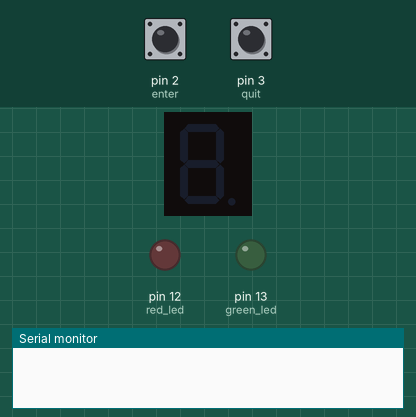
This sketch was run on a simulated Arduino Uno, built with avr-gcc and run on an emulated ATmega328P. Parts: 1-digit seven-segment display, output pins drawn as LEDs (lit = HIGH), the last lines printed to the serial monitor. Wiring (inferred from the names in the program): 1-digit 7-segment display, segments lit when HIGH: segments pin 4, pin 5, pin 6, pin 7, pin 8, pin 9, pin 10, pin 11. The test bench sets the inputs (shaded band); at power-on: pin 2 (enter) HIGH, pin 3 (quit) HIGH. The segment pins are drawn as the display they are named for; pins used as bus, display or sensor lines are not drawn.

Above: at 1.2 s.
1.3 s: pin 2 (enter) pulled LOW for 0.15 s
At 2.3 s:
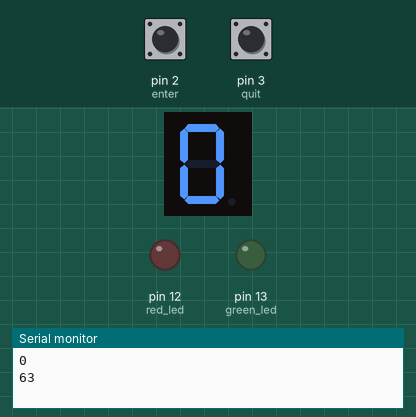
2.9 s: pin 3 (quit) pulled LOW for 0.15 s
At 3.5 s:
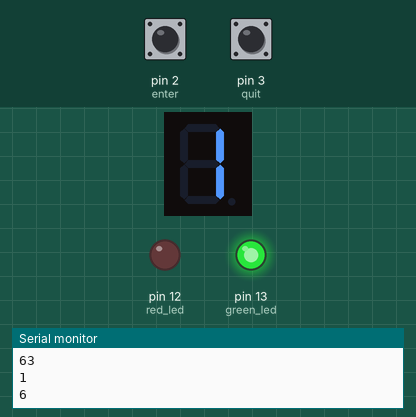
4.5 s: pin 3 (quit) pulled LOW for 1 s
At 5.9 s:
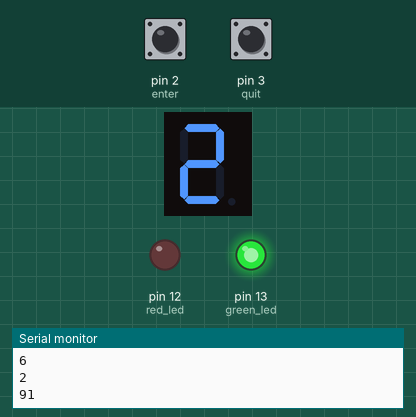
7.0 s: pin 3 (quit) pulled LOW for 0.15 s
At 7.8 s:
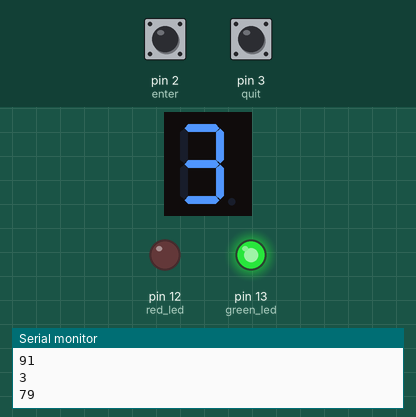
8.6 s: pin 3 (quit) pulled LOW for 3.2 s
At 9.0 s:
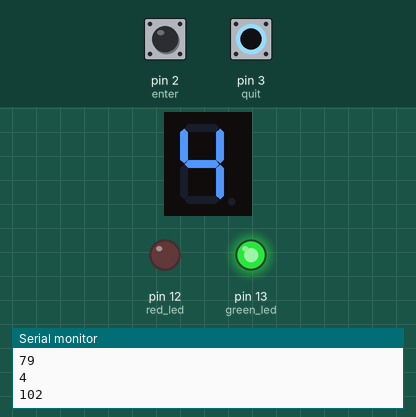
13.3 s: pin 3 (quit) pulled LOW for 0.15 s
At 13.8 s:
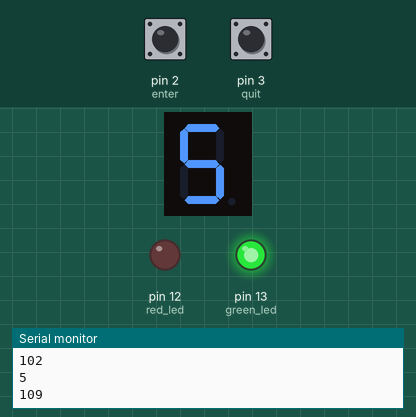
Timing chart, 0 to 15.9 s (numbered marks = the images above; inputs shaded):
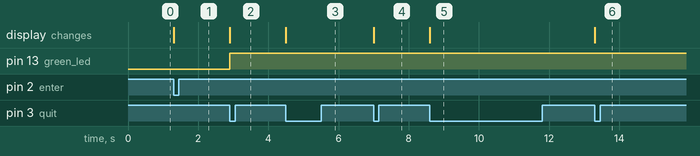

Measured:
- after the input at 1.3 s, the display: changes at once (image 1)
- after the input at 2.9 s, pin 13 (green_led): LOW → HIGH at once; the display: changes at once (image 2)
- after the input at 4.5 s, the display: changes at once (image 3)
- after the input at 7.0 s, the display: changes at once (image 4)
- after the input at 8.6 s, the display: changes at once (image 5)
- after the input at 13.3 s, the display: changes at once (image 6)

The sketch:

park_counter.ino
```cpp
unsigned char slots = 0;

// EACH BYTE CORRESPONDING TO DIGIT LEDS SEQUENCES
const byte digit_7segments[] = {
  0b00111111,
  0b00000110,
  0b01011011,
  0b01001111,
  0b01100110,
  0b01101101,
  0b01111101,
  0b00000111,
  0b01111111,
  0b01101111,
};

#define enter 2
#define quit 3

#define A 4
#define B 5
#define C 6
#define D 7
#define E 8
#define F 9
#define G 10

#define DP 11

#define red_led 12
#define green_led 13

void setup() {

  pinMode(A, OUTPUT);
  pinMode(B, OUTPUT);
  pinMode(C, OUTPUT);
  pinMode(D, OUTPUT);
  pinMode(E, OUTPUT);
  pinMode(F, OUTPUT);
  pinMode(G, OUTPUT);
  pinMode(DP, OUTPUT);
  pinMode(red_led, OUTPUT);
  pinMode(green_led, OUTPUT);

  digitalWrite(A, LOW);
  digitalWrite(B, LOW);
  digitalWrite(C, LOW);
  digitalWrite(D, LOW);
  digitalWrite(E, LOW);
  digitalWrite(F, LOW);
  digitalWrite(G, LOW);
  digitalWrite(DP, LOW);
  digitalWrite(red_led, LOW);
  digitalWrite(green_led, LOW);

  pinMode(enter, INPUT_PULLUP);
  pinMode(quit, INPUT_PULLUP);

  // DECLARE USB PORT FOR DEBUG
  Serial.begin(9600);

  // EVENTS
  attachInterrupt(0, removeSlot, FALLING);
  attachInterrupt(1, addSlot, FALLING);
}

void loop() {
   if (slots > 0) {
      digitalWrite(green_led, HIGH);
      digitalWrite(red_led, LOW);
   } else if (slots == 9) {
      digitalWrite(green_led, LOW);
      digitalWrite(red_led, HIGH);
   }
}

void addSlot() {
  if (slots != 9) {
    slots++;
  }
  Serial.println(slots);
  writeDigit(slots);
}

void removeSlot() {
  if (slots != 0) {
    slots--;
  }
  Serial.println(slots);
  writeDigit(slots);
}

// HIGH LEDS CORRESPONDING TO NUMBER
void writeDigit(unsigned char number) {
  // SECURITY CHECK
  if (number > 9 || number < 0) {
    return;
  }

  // GET LED SEQUENCE
  byte digit = digit_7segments[number];

  // HIGH LED CORRESPONDING TO SEQUENCE
  digitalWrite(A, bitRead(digit, 0));
  digitalWrite(B, bitRead(digit, 1));
  digitalWrite(C, bitRead(digit, 2));
  digitalWrite(D, bitRead(digit, 3));
  digitalWrite(E, bitRead(digit, 4));
  digitalWrite(F, bitRead(digit, 5));
  digitalWrite(G, bitRead(digit, 6));

  Serial.println(digit);
}
```
